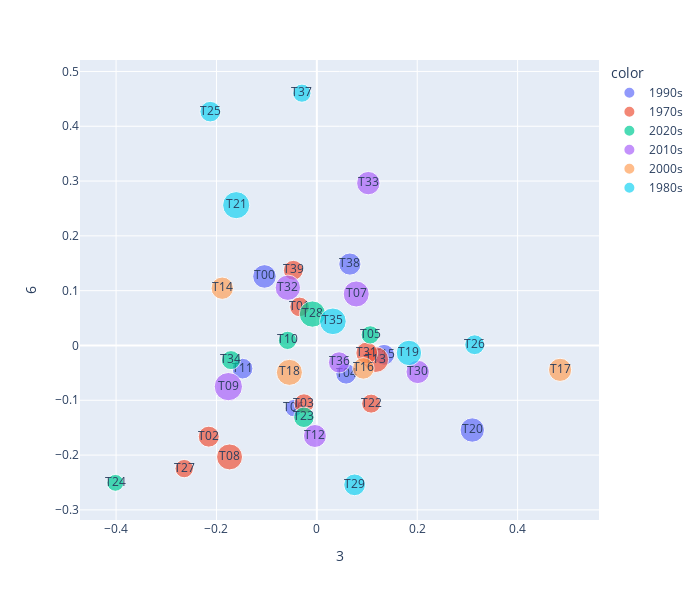

The notebook cell saved with this chart:
### Code cell
px.scatter(PHI_COMPS.reset_index(), 3, 6, 
           size=TOPICS.mean_document_weight, 
            color = TOPICS_WITH_LIB.topic_year_dom,
           text='topic_id', height=600, width=700)

### Figure 1 — Plotly figure (JSON) as saved in the notebook; plotly's stock layout.template omitted (floating-point values rounded to 4 significant figures)
{"data": [{"hovertemplate": "color=1990s<br>3=%{x}<br>6=%{y}<br>size=%{marker.size}<br>topic_id=%{text}<extra></extra>", "legendgroup": "1990s", "marker": {"color": "#636efa", "size": [0.02797, 0.02157, 0.01526, 0.02169, 0.02185, 0.02993, 0.02475], "sizemode": "area", "sizeref": 0.0001005, "symbol": "circle"}, "mode": "markers+text", "name": "1990s", "orientation": "v", "showlegend": true, "text": ["T00", "T04", "T06", "T11", "T15", "T20", "T38"], "type": "scatter", "x": [-0.1043, 0.05831, -0.04588, -0.1481, 0.1341, 0.3097, 0.06583], "xaxis": "x", "y": [0.126, -0.05165, -0.1144, -0.04224, -0.01702, -0.1543, 0.1485], "yaxis": "y"}, {"hovertemplate": "color=1970s<br>3=%{x}<br>6=%{y}<br>size=%{marker.size}<br>topic_id=%{text}<extra></extra>", "legendgroup": "1970s", "marker": {"color": "#EF553B", "size": [0.01941, 0.02212, 0.01961, 0.03392, 0.03322, 0.01823, 0.01698, 0.02402, 0.01988], "sizemode": "area", "sizeref": 0.0001005, "symbol": "circle"}, "mode": "markers+text", "name": "1970s", "orientation": "v", "showlegend": true, "text": ["T01", "T02", "T03", "T08", "T13", "T22", "T27", "T31", "T39"], "type": "scatter", "x": [-0.03439, -0.2153, -0.02565, -0.1739, 0.1174, 0.1082, -0.2642, 0.09951, -0.04687], "xaxis": "x", "y": [0.07037, -0.1664, -0.1062, -0.2034, -0.02578, -0.1061, -0.2247, -0.01371, 0.1372], "yaxis": "y"}, {"hovertemplate": "color=2020s<br>3=%{x}<br>6=%{y}<br>size=%{marker.size}<br>topic_id=%{text}<extra></extra>", "legendgroup": "2020s", "marker": {"color": "#00cc96", "size": [0.01677, 0.01676, 0.02117, 0.01432, 0.03478, 0.01822], "sizemode": "area", "sizeref": 0.0001005, "symbol": "circle"}, "mode": "markers+text", "name": "2020s", "orientation": "v", "showlegend": true, "text": ["T05", "T10", "T23", "T24", "T28", "T34"], "type": "scatter", "x": [0.1064, -0.05833, -0.02578, -0.4014, -0.008809, -0.1711], "xaxis": "x", "y": [0.01936, 0.009304, -0.131, -0.2507, 0.05731, -0.02669], "yaxis": "y"}, {"hovertemplate": "color=2010s<br>3=%{x}<br>6=%{y}<br>size=%{marker.size}<br>topic_id=%{text}<extra></extra>", "legendgroup": "2010s", "marker": {"color": "#ab63fa", "size": [0.03413, 0.04021, 0.0266, 0.0275, 0.0323, 0.02754, 0.02268], "sizemode": "area", "sizeref": 0.0001005, "symbol": "circle"}, "mode": "markers+text", "name": "2010s", "orientation": "v", "showlegend": true, "text": ["T07", "T09", "T12", "T30", "T32", "T33", "T36"], "type": "scatter", "x": [0.07843, -0.1763, -0.003822, 0.201, -0.0578, 0.1026, 0.04429], "xaxis": "x", "y": [0.09399, -0.07509, -0.1652, -0.04825, 0.1054, 0.2962, -0.0309], "yaxis": "y"}, {"hovertemplate": "color=2000s<br>3=%{x}<br>6=%{y}<br>size=%{marker.size}<br>topic_id=%{text}<extra></extra>", "legendgroup": "2000s", "marker": {"color": "#FFA15A", "size": [0.02511, 0.02346, 0.02705, 0.03417], "sizemode": "area", "sizeref": 0.0001005, "symbol": "circle"}, "mode": "markers+text", "name": "2000s", "orientation": "v", "showlegend": true, "text": ["T14", "T16", "T17", "T18"], "type": "scatter", "x": [-0.1885, 0.09266, 0.4846, -0.05466], "xaxis": "x", "y": [0.1045, -0.04178, -0.04443, -0.04905], "yaxis": "y"}, {"hovertemplate": "color=1980s<br>3=%{x}<br>6=%{y}<br>size=%{marker.size}<br>topic_id=%{text}<extra></extra>", "legendgroup": "1980s", "marker": {"color": "#19d3f3", "size": [0.03246, 0.037, 0.02139, 0.01977, 0.02377, 0.0358, 0.01665], "sizemode": "area", "sizeref": 0.0001005, "symbol": "circle"}, "mode": "markers+text", "name": "1980s", "orientation": "v", "showlegend": true, "text": ["T19", "T21", "T25", "T26", "T29", "T35", "T37"], "type": "scatter", "x": [0.1835, -0.1607, -0.2124, 0.3143, 0.07523, 0.03198, -0.0297], "xaxis": "x", "y": [-0.01363, 0.256, 0.4267, 0.001361, -0.2543, 0.04406, 0.4604], "yaxis": "y"}], "layout": {"height": 600, "legend": {"itemsizing": "constant", "title": {"text": "color"}, "tracegroupgap": 0}, "margin": {"t": 60}, "width": 700, "xaxis": {"anchor": "y", "autorange": true, "domain": [0, 1], "range": [-0.472, 0.5623], "title": {"text": "3"}, "type": "linear"}, "yaxis": {"anchor": "x", "autorange": true, "domain": [0, 1], "range": [-0.3184, 0.5209], "title": {"text": "6"}, "type": "linear"}}}
